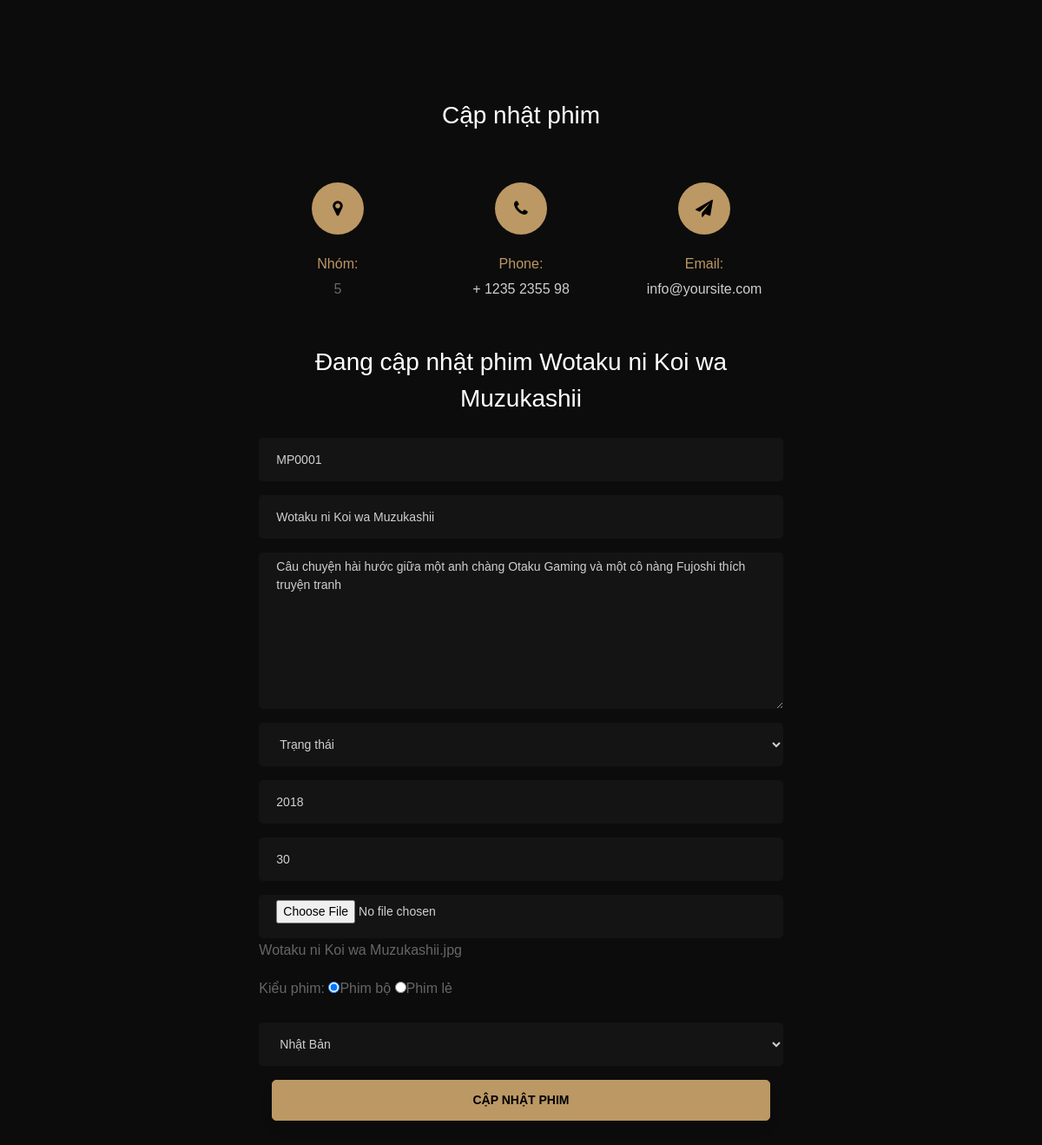
Page /Phuoc-phim/suaphim.php?maPhim=MP0001 on the committed database.
### tables this page shows
CREATE TABLE `phim` (
  `MaPhim` varchar(50) NOT NULL,
  `TenPhim` varchar(100) NOT NULL,
  `MoTa` varchar(1000) DEFAULT NULL,
  `TrangThai` varchar(50) DEFAULT NULL,
  `Diem` float NOT NULL DEFAULT 0,
  `PhatHanh` int(4) DEFAULT NULL,
  `ThoiLuong` int(11) DEFAULT NULL,
  `LuotXem` int(11) DEFAULT 0,
  `LuotDanhGia` int(11) NOT NULL DEFAULT 0,
  `ThoiGianThemPhim` datetime NOT NULL DEFAULT current_timestamp(),
  `Poster` varchar(100) NOT NULL,
  `KieuPhim` bit(1) NOT NULL,
  `MaQG` int(5) NOT NULL
);

CREATE TABLE `quocgia` (
  `MaQG` int(5) NOT NULL,
  `TenQG` varchar(50) NOT NULL
);

### Phuoc-phim/suaphim.php (the view, shortened to what this page needs)
<!DOCTYPE html>
<?php
    require_once("connect.php");
?>
<html lang="en">
<head>
	<link rel="stylesheet" href="https://stackpath.bootstrapcdn.com/font-awesome/4.7.0/css/font-awesome.min.css">
	<link rel="stylesheet" href="includes/css/style.css">
</head>
<body>
    <?php
        $maPhim = $_GET['maPhim'];
        $sql = "SELECT * FROM phim WHERE MaPhim = '$maPhim'";
        $result = mysqli_query($conn, $sql);
        $phim = mysqli_fetch_assoc($result);
        $tenPhim = $phim['TenPhim'];
        $moTa = $phim['MoTa'];
        $phatHanh = $phim['PhatHanh'];
        $thoiLuong = $phim['ThoiLuong'];
        $kieuPhim = $phim['KieuPhim'];
        $quocGia = $phim['MaQG'];
        $tenPoster = $phim['Poster'];
    ?>
	<section class="ftco-section">
	<div class="container">
		<div class="row justify-content-center">
			<div class="col-md-6 text-center mb-5">
				<h2 class="heading-section">Cập nhật phim</h2>
			</div>
		</div>
		<div class="row justify-content-center">
			<div class="col-lg-10 col-md-12">
				<div class="wrapper">
					<div class="row justify-content-center">
                        						<div class="col-lg-8 mb-5">
							<div class="row">
							<div class="col-md-4">
								<div class="dbox w-100 text-center">
								<div class="icon d-flex align-items-center justify-content-center">
									<span class="fa fa-map-marker"></span>
								</div>
								<div class="text">
									<p><span>Nhóm:</span> 5</p>
								</div>
								</div>
							</div>
							<div class="col-md-4">
								<div class="dbox w-100 text-center">
								<div class="icon d-flex align-items-center justify-content-center">
									<span class="fa fa-phone"></span>
								</div>
								<div class="text">
									<p><span>Phone:</span> <a href="tel://1234567920">+ 1235 2355 98</a></p>
								</div>
								</div>
							</div>
							<div class="col-md-4">
								<div class="dbox w-100 text-center">
								<div class="icon d-flex align-items-center justify-content-center">
									<span class="fa fa-paper-plane"></span>
								</div>
								<div class="text">
									<p><span>Email:</span> <a href="mailto:info@yoursite.com">info@yoursite.com</a></p>
								</div>
								</div>
							</div>
							</div>
						</div>
						<div class="col-lg-8">
							<div class="contact-wrap">
								<h3 class="mb-4 text-center">Đang cập nhật phim <?php echo $tenPhim; ?></h3>
								<form class="contactForm" action="" method="POST" enctype="multipart/form-data">
								<div class="row">
								<div class="col-md-12">
									<div class="form-group">
										<input type="text" class="form-control" name="maPhim" placeholder="Mã phim"
                                            value="<?php echo $maPhim; ?>">
									</div>
								</div>
								<div class="col-md-12">
									<div class="form-group">
										<input type="text" class="form-control" name="tenPhim" placeholder="Tên phim"
                                            value="<?php echo $tenPhim; ?>">
									</div>
								</div>
								<div class="col-md-12">
									<div class="form-group">
										<textarea name="moTa" class="form-control" cols="30" rows="8" placeholder="Mô tả"><?php
                                            echo $moTa;
                                        ?></textarea>
									</div>
								</div>
								<div class="col-md-12">
									<div class="form-group">
                                        <select class="form-control" name="trangThai">
                                            <option disabled selected value> Trạng thái </option>
                                        </select>
									</div>
								</div>
								<div class="col-md-12">
									<div class="form-group">
										<input type="text" class="form-control" name="phatHanh" placeholder="Phát hành"
                                            value="<?php echo $phatHanh; ?>">
                                    </div>
								</div>
								<div class="col-md-12">
									<div class="form-group">
										<input type="text" class="form-control" name="thoiLuong" placeholder="Thời lượng"
                                            value="<?php echo $thoiLuong; ?>">
                                    </div>
								</div>
								<div class="col-md-12">
									<div class="form-group">
										<input type="file" class="form-control" name="poster">
                                        <p><?php echo $tenPoster; ?></p>
									</div>
								</div>
								<div class="col-md-12">
									<div class="form-group">
										<label>Kiểu phim: </label>
										<input type="radio" name="kieuPhim" value="0"
                                            <?php if (($kieuPhim == "0") || (isset($_POST['kieuPhim']) && $_POST['kieuPhim'] == "0")) echo "checked"; ?>>Phim bộ
                                        <input type="radio" name="kieuPhim" value="1"
                                            <?php if (($kieuPhim == "1") || (isset($_POST['kieuPhim']) && $_POST['kieuPhim'] == "1")) echo "checked"; ?>>Phim lẻ
                                    </div>
								</div>
								</div>
                                <div class="form-group">
                                    <select class="form-control" name="quocGia">
                                        <?php
                                            $query = "SELECT * FROM quocgia";
                                            $result = mysqli_query($conn, $query);
                                            if (mysqli_num_rows($result) > 0) {
                                                while ($row = mysqli_fetch_assoc($result)) {
                                                    $ma = $row['MaQG'];
                                                    $ten = $row['TenQG'];
                                                    echo "<option class='select-items' value='$ma'";
                                                        if (($quocGia == $ma) || (isset($_REQUEST['quocGia']) && $_REQUEST['quocGia'] == $ma)) echo "selected";
                                                    echo ">$ten</option>";
                                                }
                                            }
                                        ?>
                                    </select>
                                </div>
								<div class="col-md-12">
									<div class="form-group">
										<input type="submit" name="sua" value="Cập nhật phim" class="btn btn-primary">
									</div>
								</div>
								</div>
							</div>
						</div>
					</div>
				</div>
			</div>
		</div>
	</section>
</body>
</html>

### rows in the picture
phim: TenPhim "Wotaku ni Koi wa Muzukashii", tenPhim "Wotaku ni Koi wa Muzukashii", moTa "Câu chuyện hài hước giữa một anh chàng Otaku Gaming và một cô nàng Fujoshi thích truyện tranh", phatHanh "2018", thoiLuong "30", Poster "Wotaku ni Koi wa Muzukashii.jpg", KieuPhim "☑", quocGia "Nhật Bản"
